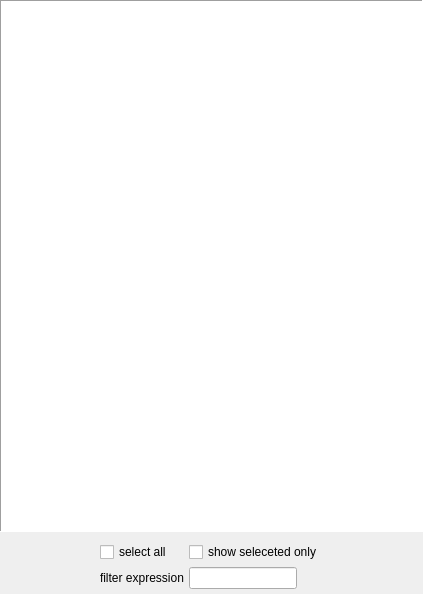
<?xml version="1.0" encoding="UTF-8"?>
<ui version="4.0">
 <class>Form</class>
 <widget class="QWidget" name="Form">
  <property name="geometry">
   <rect>
    <x>0</x>
    <y>0</y>
    <width>423</width>
    <height>594</height>
   </rect>
  </property>
  <property name="windowTitle">
   <string>Feature Selection</string>
  </property>
  <layout class="QVBoxLayout" name="verticalLayout">
   <property name="spacing">
    <number>5</number>
   </property>
   <property name="margin">
    <number>0</number>
   </property>
   <item>
    <widget class="AtContextTreeView" name="view">
     <property name="sizePolicy">
      <sizepolicy hsizetype="Minimum" vsizetype="MinimumExpanding">
       <horstretch>0</horstretch>
       <verstretch>0</verstretch>
      </sizepolicy>
     </property>
     <property name="frameShape">
      <enum>QFrame::Panel</enum>
     </property>
     <property name="selectionMode">
      <enum>QAbstractItemView::ExtendedSelection</enum>
     </property>
    </widget>
   </item>
   <item>
    <layout class="QFormLayout" name="formLayout">
     <property name="fieldGrowthPolicy">
      <enum>QFormLayout::FieldsStayAtSizeHint</enum>
     </property>
     <property name="formAlignment">
      <set>Qt::AlignBottom|Qt::AlignHCenter</set>
     </property>
     <property name="horizontalSpacing">
      <number>5</number>
     </property>
     <property name="verticalSpacing">
      <number>5</number>
     </property>
     <property name="topMargin">
      <number>5</number>
     </property>
     <property name="rightMargin">
      <number>5</number>
     </property>
     <property name="bottomMargin">
      <number>5</number>
     </property>
     <item row="1" column="0">
      <widget class="QCheckBox" name="selectAll">
       <property name="text">
        <string>select all</string>
       </property>
      </widget>
     </item>
     <item row="2" column="1">
      <widget class="AtLineEdit" name="regex"/>
     </item>
     <item row="2" column="0">
      <widget class="QLabel" name="regexLbl">
       <property name="text">
        <string>filter expression</string>
       </property>
      </widget>
     </item>
     <item row="1" column="1">
      <widget class="QCheckBox" name="selectedOnly">
       <property name="text">
        <string>show seleceted only</string>
       </property>
      </widget>
     </item>
    </layout>
   </item>
  </layout>
 </widget>
 <customwidgets>
  <customwidget>
   <class>AtContextTreeView</class>
   <extends>QTreeView</extends>
   <header location="global">af/gui/sidebar/featuredlg</header>
  </customwidget>
  <customwidget>
   <class>AtLineEdit</class>
   <extends>QLineEdit</extends>
   <header location="global">af/gui/lineedit</header>
  </customwidget>
 </customwidgets>
 <resources/>
 <connections/>
</ui>
